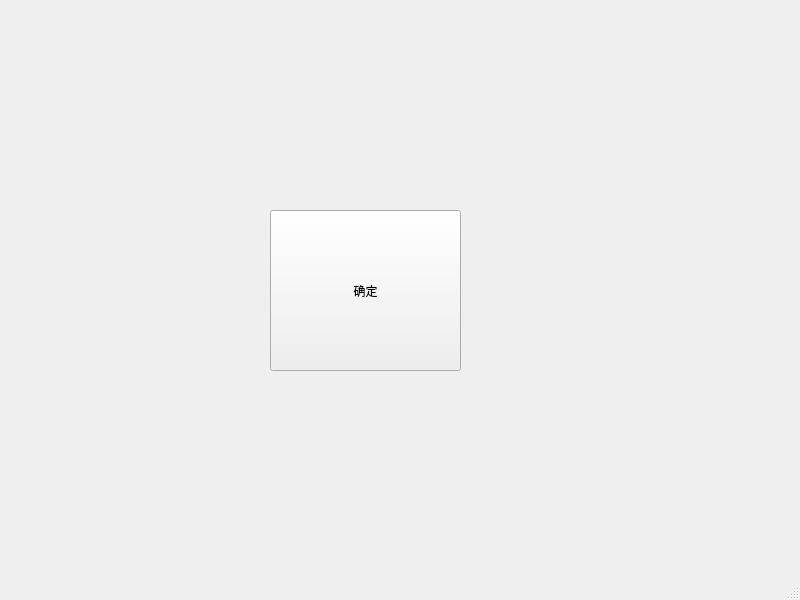
<?xml version="1.0" encoding="UTF-8"?>
<ui version="4.0">
 <class>MainWindow</class>
 <widget class="QMainWindow" name="MainWindow">
  <property name="geometry">
   <rect>
    <x>0</x>
    <y>0</y>
    <width>800</width>
    <height>600</height>
   </rect>
  </property>
  <property name="windowTitle">
   <string>MainWindow</string>
  </property>
  <widget class="QWidget" name="centralwidget">
   <widget class="QPushButton" name="pushButton">
    <property name="geometry">
     <rect>
      <x>270</x>
      <y>210</y>
      <width>191</width>
      <height>161</height>
     </rect>
    </property>
    <property name="text">
     <string>确定</string>
    </property>
   </widget>
  </widget>
  <widget class="QMenuBar" name="menubar">
   <property name="geometry">
    <rect>
     <x>0</x>
     <y>0</y>
     <width>800</width>
     <height>21</height>
    </rect>
   </property>
  </widget>
  <widget class="QStatusBar" name="statusbar"/>
 </widget>
 <resources/>
 <connections/>
</ui>
